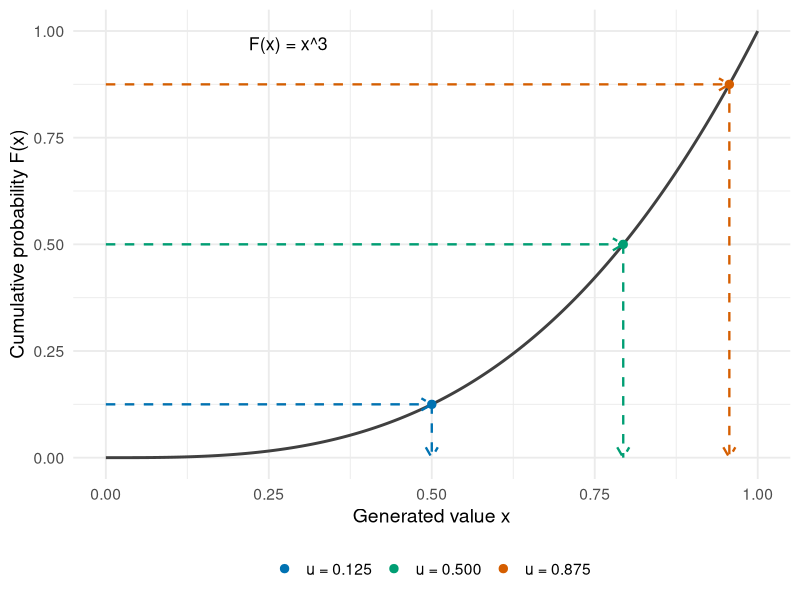
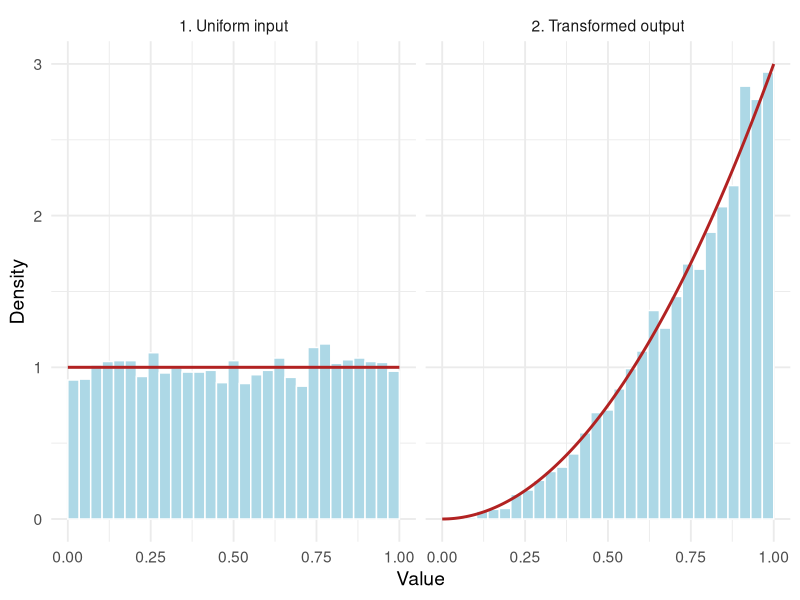
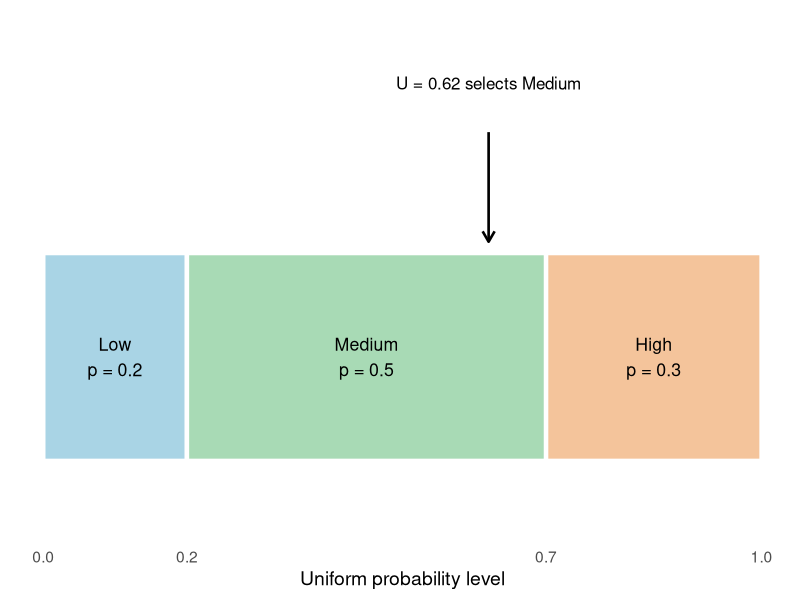
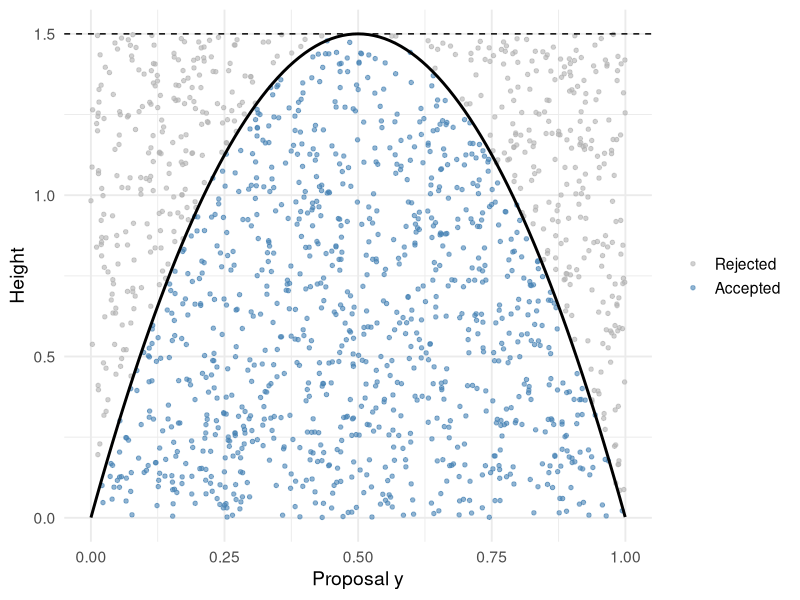
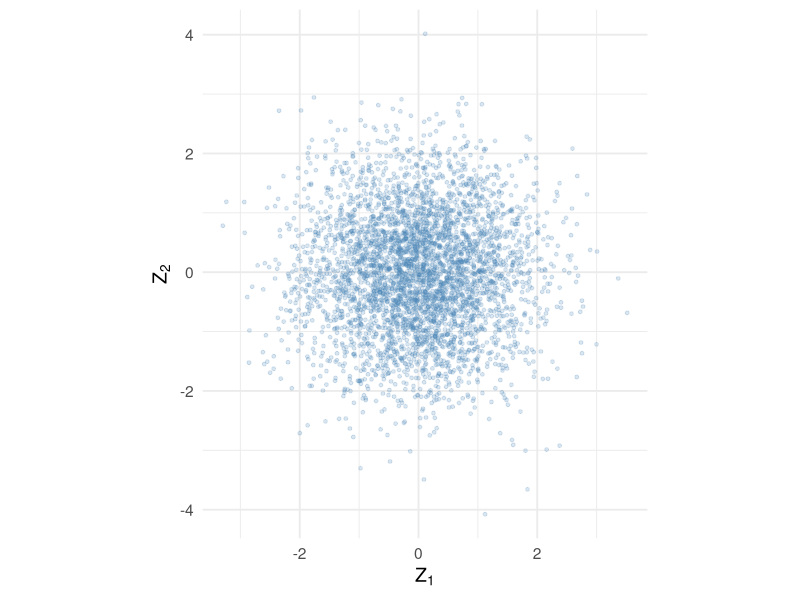
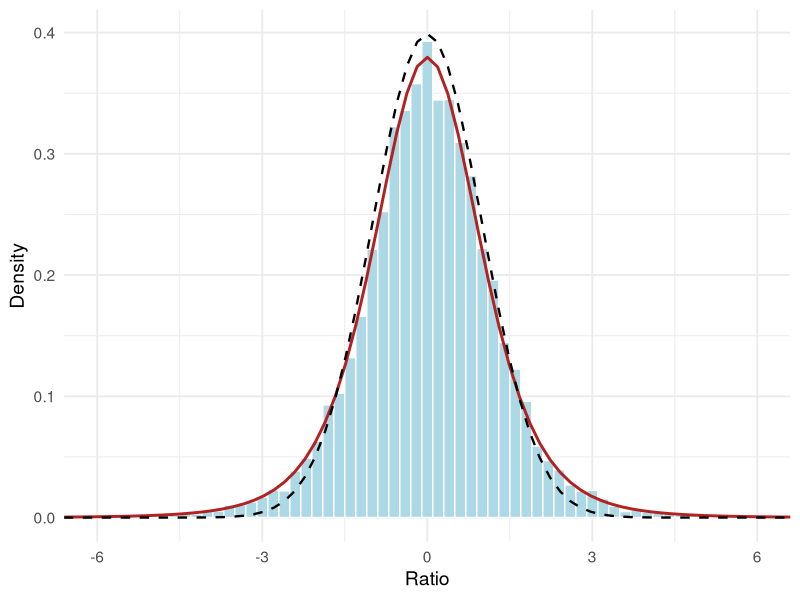
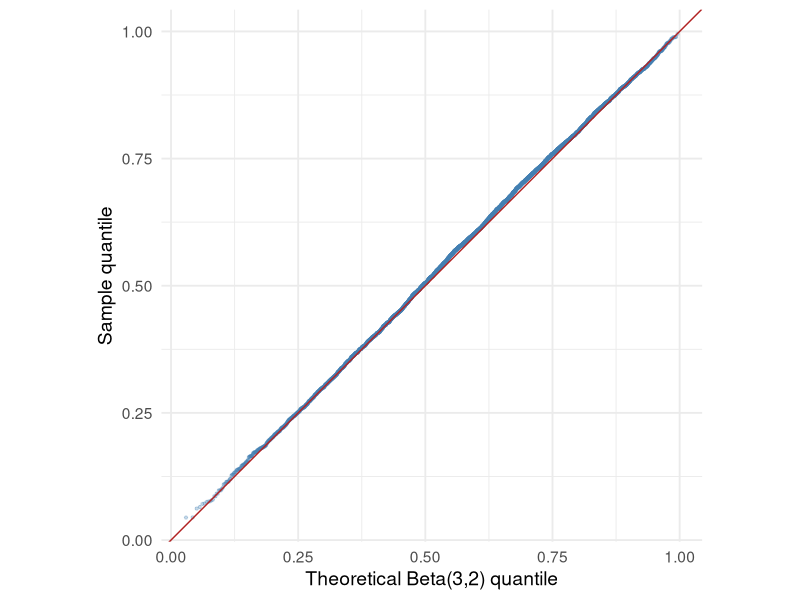
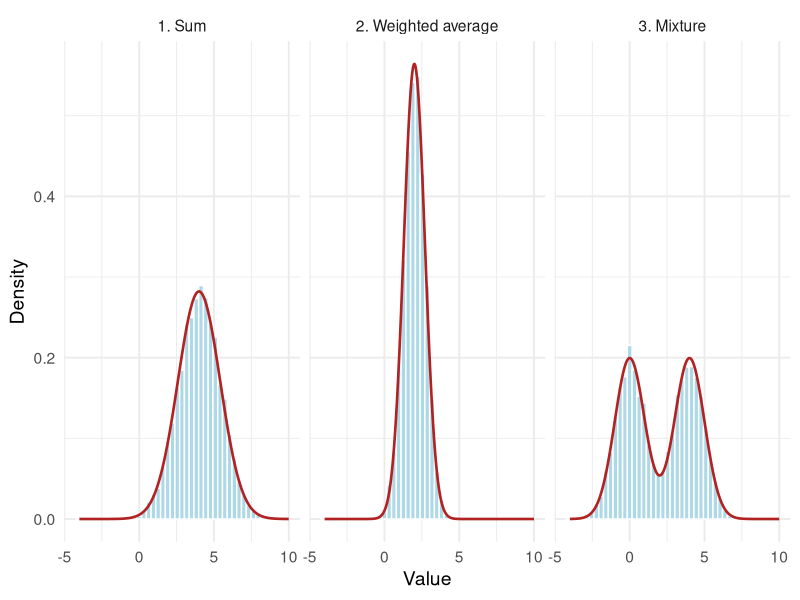

These charts were generated, in order, by the following R code:
## ---- chunk 1
#| label: rv-setup
#| include: false
#| cache: false
#| code-fold: true
library(ggplot2)
options(knitr.table.format = function() {
  if (knitr::is_latex_output()) "latex" else "html"
})
theme_set(theme_minimal(base_size = 14))
knitr::opts_chunk$set(
  cache.extra = getOption("knitr.table.format")(),
  fig.width = 8, fig.height = 4.8, fig.align = "center",
  dpi = 144, collapse = TRUE, comment = "#>"
)
## ---- chunk 2
#| label: rv-seed
#| code-fold: true
set.seed(8670)
u_first <- runif(5)

set.seed(8670)
u_repeated <- runif(5)

rbind(first = u_first, repeated = u_repeated)
identical(u_first, u_repeated)
## ---- chunk 3
#| label: rv-sampling
#| code-fold: true
set.seed(8670)
observed_waits <- c(2, 3, 3, 5, 7, 12)  # illustrative waiting times

sample(observed_waits, size = 6, replace = TRUE)
sample(observed_waits, size = 6, replace = FALSE)
## ---- chunk 4
#| label: rv-inverse-one-draw
#| code-fold: false
u <- 0.125              # a given probability level
x <- u^(1 / 3)          # convert it to an observation
c(x = x, F_x = x^3)
## ---- chunk 5
#| label: fig-rv-quantile-map
#| code-fold: true
#| echo: !expr knitr::is_html_output()
#| fig-cap: "The inverse CDF converts a probability level into an observation. Each horizontal arrow starts at u; the downward arrow lands at x = u^(1/3). The dashed guides are a construction, not additional random draws."
#| fig-alt: "Three colored paths move from probability levels 0.125, 0.5, and 0.875 across to the curve F(x)=x cubed and then down to the corresponding quantiles."
#| fig-width: 7
#| fig-height: 4.8
quantile_paths <- data.frame(
  u = c(0.125, 0.5, 0.875),
  level = factor(c("u = 0.125", "u = 0.500", "u = 0.875"))
)
quantile_paths$x <- quantile_paths$u^(1 / 3)
quantile_grid <- data.frame(x = seq(0, 1, length.out = 401))

ggplot(quantile_grid, aes(x, x^3)) +
  geom_line(color = "grey25", linewidth = 1) +
  geom_segment(
    data = quantile_paths, inherit.aes = FALSE,
    aes(x = 0, xend = x, y = u, yend = u, color = level),
    linewidth = 0.8, linetype = "dashed", show.legend = FALSE,
    arrow = grid::arrow(length = grid::unit(0.12, "inches"))
  ) +
  geom_segment(
    data = quantile_paths, inherit.aes = FALSE,
    aes(x = x, xend = x, y = u, yend = 0, color = level),
    linewidth = 0.8, linetype = "dashed", show.legend = FALSE,
    arrow = grid::arrow(length = grid::unit(0.12, "inches"))
  ) +
  geom_point(
    data = quantile_paths, inherit.aes = FALSE,
    aes(x, u, color = level), size = 2.5
  ) +
  annotate("text", x = 0.28, y = 0.97, label = "F(x) = x^3", size = 4.5) +
  scale_color_manual(values = c("#0072B2", "#009E73", "#D55E00")) +
  scale_x_continuous(breaks = seq(0, 1, 0.25)) +
  scale_y_continuous(breaks = seq(0, 1, 0.25)) +
  coord_cartesian(xlim = c(0, 1), ylim = c(0, 1)) +
  labs(x = "Generated value x", y = "Cumulative probability F(x)", color = NULL) +
  theme(legend.position = "bottom")
## ---- chunk 6
#| label: fig-rv-inverse
#| code-fold: true
#| echo: !expr knitr::is_html_output()
#| fig-cap: "Left: uniform probability levels. Right: mapping them through the quantile function produces values with the increasing target density."
#| fig-width: 9
set.seed(8670)
n <- 5000
u <- runif(n)
x_power <- u^(1 / 3)

plot_data <- rbind(
  data.frame(value = u, distribution = "1. Uniform input"),
  data.frame(value = x_power, distribution = "2. Transformed output")
)
grid <- seq(0, 1, length.out = 301)
curve_data <- rbind(
  data.frame(value = grid, density = 1,
             distribution = "1. Uniform input"),
  data.frame(value = grid, density = 3 * grid^2,
             distribution = "2. Transformed output")
)

ggplot(plot_data, aes(value)) +
  geom_histogram(aes(y = after_stat(density)), bins = 30,
                 boundary = 0, fill = "lightblue", color = "white") +
  geom_line(data = curve_data, aes(y = density),
            color = "firebrick", linewidth = 1) +
  facet_wrap(~ distribution) +
  labs(x = "Value", y = "Density")
## ---- chunk 7
#| label: rv-power-moments
#| code-fold: true
knitr::kable(booktabs = TRUE,
  data.frame(
    quantity = c("Mean", "Variance"),
    simulated = c(mean(x_power), var(x_power)),
    theoretical = c(3 / 4, 3 / 80)
  ),
  digits = 4
)
## ---- chunk 8
#| label: rv-exponential
#| code-fold: true
set.seed(8670)
lambda <- 0.7
u <- runif(10000)
waiting_time <- -log1p(-u) / lambda

c(
  simulated_mean = mean(waiting_time),
  theoretical_mean = 1 / lambda,
  simulated_prob_above_3 = mean(waiting_time > 3),
  theoretical_prob_above_3 = exp(-lambda * 3)
)
## ---- chunk 9
#| label: rv-numerical-inversion
#| code-fold: true
custom_cdf <- function(x) (x + x^3) / 2  # used only on [0, 1]

custom_quantile <- function(u) {
  vapply(u, function(ui) {
    uniroot(
      function(x) custom_cdf(x) - ui,
      interval = c(0, 1), tol = 1e-10
    )$root
  }, numeric(1))
}

set.seed(8670)
u <- runif(2000)
x_numeric <- custom_quantile(u)

c(
  largest_cdf_residual = max(abs(custom_cdf(x_numeric) - u)),
  simulated_mean = mean(x_numeric),
  theoretical_mean = 5 / 8
)
## ---- chunk 10
#| label: rv-truncation
#| code-fold: true
set.seed(8670)
a <- 1
b <- 2
u <- runif(5000)
truncated_normal <- qnorm(pnorm(a) + u * (pnorm(b) - pnorm(a)))

c(
  simulated_mean = mean(truncated_normal),
  theoretical_mean = (dnorm(a) - dnorm(b)) / (pnorm(b) - pnorm(a)),
  fraction_in_interval = mean(truncated_normal > a & truncated_normal < b)
)
## ---- chunk 11
#| label: fig-rv-probability-strip
#| code-fold: true
#| echo: !expr knitr::is_html_output()
#| fig-cap: "Discrete generation allocates the unit interval to outcomes. The middle category receives half of the interval, so it is selected with probability 0.5. Boundary points follow the generalized-inverse convention and have probability zero for an ideal continuous uniform."
#| fig-alt: "The interval from zero to one is divided into Low from zero to 0.2, Medium from 0.2 to 0.7, and High from 0.7 to one. An arrow at 0.62 points to Medium."
#| fig-width: 8
#| fig-height: 2.8
probability_strip <- data.frame(
  left = c(0, 0.2, 0.7), right = c(0.2, 0.7, 1),
  category = factor(c("Low", "Medium", "High"),
                    levels = c("Low", "Medium", "High")),
  label = c("Low\np = 0.2", "Medium\np = 0.5", "High\np = 0.3")
)
ggplot(probability_strip) +
  geom_rect(aes(xmin = left, xmax = right, ymin = 0.15, ymax = 0.7,
                fill = category), color = "white", linewidth = 1.5) +
  geom_text(aes(x = (left + right) / 2, y = 0.425, label = label),
            size = 4.5, lineheight = 1.2) +
  annotate("segment", x = 0.62, xend = 0.62, y = 1.02, yend = 0.73,
           linewidth = 0.9,
           arrow = grid::arrow(length = grid::unit(0.12, "inches"))) +
  annotate("text", x = 0.62, y = 1.15, label = "U = 0.62 selects Medium",
           size = 4.3) +
  scale_fill_manual(values = c("#A9D4E5", "#A8DAB5", "#F4C49B"),
                    guide = "none") +
  scale_x_continuous(breaks = c(0, 0.2, 0.7, 1), expand = expansion(mult = 0.04)) +
  coord_cartesian(xlim = c(0, 1), ylim = c(0, 1.28)) +
  labs(x = "Uniform probability level", y = NULL) +
  theme(axis.text.y = element_blank(), axis.ticks.y = element_blank(),
        panel.grid = element_blank())
## ---- chunk 12
#| label: rv-discrete
#| code-fold: true
set.seed(8670)
p <- 0.4
bernoulli <- as.integer(runif(10000) > 1 - p)

labels <- c("Low", "Medium", "High")
probabilities <- c(0.2, 0.5, 0.3)
cutoffs <- cumsum(probabilities)
u <- runif(10000)

# First cutoff that reaches u: this also handles u at a cutoff.
index <- vapply(u, function(ui) which(ui <= cutoffs)[1], integer(1))
category <- factor(labels[index], levels = labels)

mean(bernoulli)
prop.table(table(category))

# Built-in alternative for the same categorical distribution.
head(sample(labels, size = 10, replace = TRUE, prob = probabilities))
## ---- chunk 13
#| label: rv-geometric
#| code-fold: true
set.seed(8670)
p <- 0.25
u <- runif(10000)
failures <- ceiling(log1p(-u) / log1p(-p)) - 1

c(
  simulated_mean = mean(failures),
  theoretical_mean = (1 - p) / p,
  largest_difference_from_qgeom = max(abs(failures - qgeom(u, prob = p)))
)
## ---- chunk 14
#| label: rv-rejection-trace
#| echo: false
knitr::kable(booktabs = TRUE, data.frame(
  y = c(0.2, 0.5, 0.9), u = c(0.5, 0.9, 0.5),
  threshold = c(0.64, 1, 0.36),
  decision = c("Accept; save 0.2", "Accept; save 0.5", "Reject; draw a new pair")
), col.names = c("y", "u", "4y(1-y)", "Decision"), digits = 2)
## ---- chunk 15
#| label: rv-rejection-one-draw
#| code-fold: false
set.seed(8670)
y <- runif(1)                    # propose the value to keep
u <- runif(1)                    # independent decision draw
accept_prob <- 4 * y * (1 - y)   # f(y) / (M * g(y))
u <= accept_prob                 # if TRUE, save y, not u
## ---- chunk 16
#| label: fig-rv-rejection
#| code-fold: true
#| echo: !expr knitr::is_html_output()
#| fig-cap: "Uniform proposals form points under the envelope of height 1.5. Retaining only points below the target density produces Beta(2,2) draws along the horizontal axis."
set.seed(8670)
proposal <- runif(1500)
height <- 1.5 * runif(1500)
accepted <- height <= dbeta(proposal, 2, 2)
proposal_data <- data.frame(proposal, height, accepted)

ggplot(proposal_data, aes(proposal, height, color = accepted)) +
  geom_point(alpha = 0.6, size = 1.2) +
  stat_function(fun = function(x) dbeta(x, 2, 2),
                color = "black", linewidth = 1) +
  geom_hline(yintercept = 1.5, linetype = "dashed") +
  scale_color_manual(values = c("grey70", "steelblue"),
                     labels = c("Rejected", "Accepted")) +
  labs(x = "Proposal y", y = "Height", color = NULL)
## ---- chunk 17
#| label: rv-rejection-generator
#| code-summary: "Full generator and efficiency check"
#| code-fold: true
#| echo: !expr knitr::is_html_output()
rbeta22_rejection <- function(n, M = 1.5) {
  stopifnot(
    length(n) == 1L, is.finite(n), n >= 0, n == floor(n),
    length(M) == 1L, is.finite(M), M >= 1.5
  )
  draws <- numeric(n)
  n_accepted <- 0L
  proposals <- 0L

  while (n_accepted < n) {
    y <- runif(1)
    u <- runif(1)
    proposals <- proposals + 1L
    if (u <= dbeta(y, 2, 2) / M) {
      n_accepted <- n_accepted + 1L
      draws[n_accepted] <- y
    }
  }
  list(draws = draws, proposals = proposals)
}

set.seed(8670)
beta_tight <- rbeta22_rejection(2000, M = 1.5)
beta_loose <- rbeta22_rejection(2000, M = 6)

knitr::kable(booktabs = TRUE, data.frame(
  M = c(1.5, 6),
  proposals = c(beta_tight$proposals, beta_loose$proposals),
  expected_proposals = 2000 * c(1.5, 6),
  observed_acceptance = 2000 / c(beta_tight$proposals, beta_loose$proposals),
  theoretical_acceptance = 1 / c(1.5, 6)
), digits = 3, col.names = c(
  "M", "Proposals", "Expected proposals", "Observed rate", "Target rate"
))
## ---- chunk 18
#| label: fig-rv-box-muller
#| code-fold: true
#| echo: !expr knitr::is_html_output()
#| fig-cap: "Box-Muller creates a circular normal cloud from two independent uniforms. The two normal coordinates are independent even though their formulas share a radius and angle."
set.seed(8670)
n <- 4000
radius <- sqrt(-2 * log(runif(n)))
angle <- 2 * pi * runif(n)
z1 <- radius * cos(angle)
z2 <- radius * sin(angle)

ggplot(data.frame(z1, z2), aes(z1, z2)) +
  geom_point(alpha = 0.2, color = "steelblue", size = 1) +
  coord_equal() +
  labs(x = expression(Z[1]), y = expression(Z[2]))
## ---- chunk 19
#| label: fig-rv-student-t
#| code-fold: true
#| echo: !expr knitr::is_html_output()
#| fig-cap: "A random denominator creates heavier tails. The generated ratios agree with the t distribution with 5 degrees of freedom; the dashed normal density has lighter tails."
set.seed(8670)
n <- 10000
nu <- 5
normal_numerator <- rnorm(n)
chi_square <- rowSums(matrix(rnorm(n * nu), nrow = n)^2)
t_draws <- normal_numerator / sqrt(chi_square / nu)

ggplot(data.frame(value = t_draws), aes(value)) +
  geom_histogram(aes(y = after_stat(density)), binwidth = 0.2,
                 fill = "lightblue", color = "white") +
  stat_function(fun = function(x) dt(x, df = nu),
                color = "firebrick", linewidth = 1) +
  stat_function(fun = dnorm, linetype = "dashed", linewidth = 0.8) +
  coord_cartesian(xlim = c(-6, 6)) +
  labs(x = "Ratio", y = "Density")
## ---- chunk 20
#| label: fig-rv-beta-qq
#| code-fold: true
#| echo: !expr knitr::is_html_output()
#| fig-cap: "A quantile comparison checks the entire distribution of the gamma ratio against Beta(3,2), including its tails."
set.seed(8670)
n <- 5000
g1 <- rgamma(n, shape = 3, rate = 1)
g2 <- rgamma(n, shape = 2, rate = 1)
beta_ratio <- g1 / (g1 + g2)

qq_data <- data.frame(
  theoretical = qbeta(ppoints(n), shape1 = 3, shape2 = 2),
  observed = sort(beta_ratio)
)
ggplot(qq_data, aes(theoretical, observed)) +
  geom_point(alpha = 0.3, size = 0.8, color = "steelblue") +
  geom_abline(intercept = 0, slope = 1, color = "firebrick") +
  coord_equal() +
  labs(x = "Theoretical Beta(3,2) quantile", y = "Sample quantile")
## ---- chunk 21
#| label: fig-rv-mixture
#| code-fold: true
#| echo: !expr knitr::is_html_output()
#| fig-cap: "Adding two observations, averaging them, and selecting one population produce different distributions. The solid curves show their respective theoretical densities."
#| fig-width: 10
set.seed(8670)
n <- 10000
x1 <- rnorm(n, mean = 0, sd = 1)
x2 <- rnorm(n, mean = 4, sd = 1)
component <- sample.int(2, n, replace = TRUE, prob = c(0.5, 0.5))
x_mixture <- rnorm(n, mean = c(0, 4)[component], sd = 1)

mechanisms <- c("1. Sum", "2. Weighted average", "3. Mixture")
mixture_plot <- data.frame(
  value = c(x1 + x2, (x1 + x2) / 2, x_mixture),
  mechanism = rep(mechanisms, each = n)
)
grid <- seq(-4, 10, length.out = 500)
mixture_curves <- data.frame(
  value = rep(grid, 3),
  density = c(
    dnorm(grid, 4, sqrt(2)),
    dnorm(grid, 2, sqrt(0.5)),
    0.5 * dnorm(grid, 0, 1) + 0.5 * dnorm(grid, 4, 1)
  ),
  mechanism = rep(mechanisms, each = length(grid))
)
ggplot(mixture_plot, aes(value)) +
  geom_histogram(aes(y = after_stat(density)), bins = 45,
                 fill = "lightblue", color = "white") +
  geom_line(data = mixture_curves, aes(y = density),
            color = "firebrick", linewidth = 0.9) +
  facet_wrap(~ mechanism, nrow = 1) +
  labs(x = "Value", y = "Density")
## ---- chunk 22
#| label: rv-poisson-gamma
#| code-fold: true
set.seed(8670)
n <- 20000
a <- 2
b <- 0.5
latent_rate <- rgamma(n, shape = a, rate = b)
counts <- rpois(n, lambda = latent_rate)

knitr::kable(booktabs = TRUE, data.frame(
  quantity = c("Mean", "Variance"),
  simulated = c(mean(counts), var(counts)),
  theoretical = c(a / b, a / b + a / b^2)
), digits = 3)
## ---- chunk 23
#| label: rv-cholesky-core
#| code-fold: false
Sigma_small <- matrix(c(1, 0.6, 0.6, 1), nrow = 2)
R_small <- chol(Sigma_small)             # upper triangular factor
z_row <- matrix(c(1, -1), nrow = 1)      # one observation, two coordinates
z_row %*% R_small                       # one correlated observation
## ---- chunk 24
#| label: fig-rv-covariance-map
#| code-fold: true
#| echo: !expr knitr::is_html_output()
#| fig-cap: "A matrix factor introduces scale and dependence; adding the mean shifts location. The black curves are corresponding 95% normal probability contours. All three panels use the same underlying draws and the same axis scale."
#| fig-alt: "Three panels show the same colored normal points as a circular cloud, a correlated elliptical cloud, and the same ellipse shifted to mean two, one."
#| fig-width: 10
#| fig-height: 4.3
set.seed(8670)
geometry_z <- matrix(rnorm(1600), ncol = 2)
geometry_sigma <- matrix(c(1, 0.8, 0.8, 2), 2)
geometry_R <- chol(geometry_sigma)
geometry_correlated <- geometry_z %*% geometry_R
geometry_shifted <- sweep(geometry_correlated, 2, c(2, 1), FUN = "+")
stages <- c("1. Independent normals", "2. Apply the factor", "3. Add the mean")
geometry_data <- do.call(rbind, lapply(seq_along(stages), function(j) {
  values <- list(geometry_z, geometry_correlated, geometry_shifted)[[j]]
  data.frame(x = values[, 1], y = values[, 2],
             original_z1 = geometry_z[, 1], stage = stages[j])
}))
theta <- seq(0, 2 * pi, length.out = 301)
reference_circle <- sqrt(qchisq(0.95, df = 2)) * cbind(cos(theta), sin(theta))
reference_ellipse <- reference_circle %*% geometry_R
geometry_contours <- do.call(rbind, lapply(seq_along(stages), function(j) {
  values <- list(reference_circle, reference_ellipse,
                 sweep(reference_ellipse, 2, c(2, 1), FUN = "+"))[[j]]
  data.frame(x = values[, 1], y = values[, 2], stage = stages[j])
}))
geometry_centers <- data.frame(x = c(0, 0, 2), y = c(0, 0, 1), stage = stages)

ggplot(geometry_data, aes(x, y)) +
  geom_hline(yintercept = 0, color = "grey80", linewidth = 0.4) +
  geom_vline(xintercept = 0, color = "grey80", linewidth = 0.4) +
  geom_point(aes(color = original_z1), alpha = 0.35, size = 0.75) +
  geom_path(data = geometry_contours, linewidth = 0.7) +
  geom_point(data = geometry_centers, shape = 4, size = 3, stroke = 1.1) +
  scale_color_gradient2(low = "#0072B2", mid = "grey80", high = "#D55E00",
                        midpoint = 0, guide = "none") +
  facet_wrap(~ stage, nrow = 1) +
  coord_equal() +
  labs(x = "Coordinate 1", y = "Coordinate 2")
## ---- chunk 25
#| label: rv-mvn-generator
#| code-summary: "Full multivariate generator and checks"
#| code-fold: true
#| echo: !expr knitr::is_html_output()
rmvn_chol <- function(n, mu, Sigma) {
  d <- length(mu)
  stopifnot(
    length(n) == 1L, is.finite(n), n >= 0, n == floor(n),
    d > 0L, all(is.finite(mu)),
    is.matrix(Sigma), all(dim(Sigma) == c(d, d)),
    all(is.finite(Sigma)), isSymmetric(Sigma)
  )
  R <- chol(Sigma)  # requires positive definiteness here
  Z <- matrix(rnorm(n * d), nrow = n, ncol = d)
  sweep(Z %*% R, MARGIN = 2, STATS = mu, FUN = "+")
}

set.seed(8670)
mu <- c(1, 2)
Sigma <- matrix(c(1, 0.8, 0.8, 2), nrow = 2)
mvn_draws <- rmvn_chol(10000, mu, Sigma)

colMeans(mvn_draws)
cov(mvn_draws)
Sigma
## ---- chunk 26
#| label: fig-rv-dependence
#| code-fold: true
#| echo: !expr knitr::is_html_output()
#| fig-cap: "The marginal distributions are the same in both panels. Positive correlation puts more probability in the upper-right region where both measurements exceed 1."
#| fig-width: 9
set.seed(8670)
n <- 30000
independent_pair <- rmvn_chol(n, c(0, 0), diag(2))
correlated_pair <- rmvn_chol(
  n, c(0, 0), matrix(c(1, 0.8, 0.8, 1), 2)
)

joint_probability <- c(
  mean(independent_pair[, 1] > 1 & independent_pair[, 2] > 1),
  mean(correlated_pair[, 1] > 1 & correlated_pair[, 2] > 1)
)
joint_results <- data.frame(
  model = c("Independent", "Correlation 0.8"),
  probability = joint_probability,
  MCSE = sqrt(joint_probability * (1 - joint_probability) / n)
)

# Plot a subset for legibility; estimates use all n observations.
dependence_plot <- rbind(
  data.frame(x = independent_pair[1:2000, 1],
             y = independent_pair[1:2000, 2], model = "Independent"),
  data.frame(x = correlated_pair[1:2000, 1],
             y = correlated_pair[1:2000, 2], model = "Correlation 0.8")
)
ggplot(dependence_plot, aes(x, y)) +
  annotate("rect", xmin = 1, xmax = Inf, ymin = 1, ymax = Inf,
           fill = "gold", alpha = 0.15) +
  geom_point(alpha = 0.2, color = "steelblue", size = 0.8) +
  geom_vline(xintercept = 1, linetype = "dashed") +
  geom_hline(yintercept = 1, linetype = "dashed") +
  facet_wrap(~ model) +
  coord_equal() +
  labs(x = "Measurement 1", y = "Measurement 2")
## ---- chunk 27
#| label: rv-joint-probability
#| code-fold: true
knitr::kable(booktabs = TRUE, joint_results, digits = 4,
             col.names = c("Model", "Joint probability", "MCSE"))
(1 - pnorm(1))^2  # exact probability under independence
## ---- chunk 28
#| label: rv-wishart
#| code-fold: true
set.seed(8670)
Sigma_w <- matrix(c(1, 0.4, 0.4, 2), 2)
wishart_df <- 12
W <- crossprod(rmvn_chol(wishart_df, c(0, 0), Sigma_w))
W / wishart_df  # expectation equals Sigma_w, but one draw is noisy
## ---- chunk 29
#| label: fig-rv-mvn-mixture
#| code-fold: true
#| echo: !expr knitr::is_html_output()
#| fig-cap: "Each point is generated from one bivariate normal component. The label determines both its coordinates and its covariance structure."
set.seed(8670)
n <- 3000
component <- sample.int(2, n, replace = TRUE, prob = c(0.65, 0.35))
means <- list(c(0, 0), c(3, 2))
covariances <- list(
  matrix(c(1, 0.6, 0.6, 1), 2),
  matrix(c(0.6, -0.3, -0.3, 1), 2)
)
mixed_vectors <- matrix(NA_real_, nrow = n, ncol = 2)

for (j in seq_len(2)) {
  rows <- which(component == j)
  if (length(rows) > 0) {
    mixed_vectors[rows, ] <- rmvn_chol(
      length(rows), means[[j]], covariances[[j]]
    )
  }
}

ggplot(
  data.frame(x = mixed_vectors[, 1], y = mixed_vectors[, 2],
             component = factor(component)),
  aes(x, y, color = component)
) +
  geom_point(alpha = 0.25, size = 1) +
  coord_equal() +
  scale_color_manual(values = c("steelblue", "firebrick")) +
  labs(x = "Variable 1", y = "Variable 2", color = "Component")
## ---- chunk 30
#| label: rv-sphere-generator
#| code-fold: true
runif_sphere <- function(n, d) {
  stopifnot(
    length(n) == 1L, is.finite(n), n >= 0, n == floor(n),
    length(d) == 1L, is.finite(d), d >= 1, d == floor(d)
  )
  Z <- matrix(rnorm(n * d), nrow = n, ncol = d)
  lengths <- sqrt(rowSums(Z^2))
  sweep(Z, MARGIN = 1, STATS = lengths, FUN = "/")
}
## ---- chunk 31
#| label: fig-rv-ball
#| code-fold: true
#| echo: !expr knitr::is_html_output()
#| fig-cap: "In two dimensions, normalized normals lie on the circle. Multiplying by an independent square-root-uniform radius fills the disk uniformly in area."
#| fig-width: 9
set.seed(8670)
n <- 2500
directions <- runif_sphere(n, d = 2)
disk <- sweep(directions, 1, sqrt(runif(n)), FUN = "*")

sphere_plot <- rbind(
  data.frame(x = directions[, 1], y = directions[, 2],
             region = "Surface: unit circle"),
  data.frame(x = disk[, 1], y = disk[, 2],
             region = "Interior: unit disk")
)
ggplot(sphere_plot, aes(x, y)) +
  geom_point(alpha = 0.3, size = 0.7, color = "steelblue") +
  facet_wrap(~ region) +
  coord_equal() +
  labs(x = "Coordinate 1", y = "Coordinate 2")
## ---- chunk 32
#| label: fig-rv-validation
#| code-fold: true
#| echo: !expr knitr::is_html_output()
#| fig-cap: "The empirical CDF of accepted proposals tracks the Beta(2,2) CDF. Sampling variation creates small discrepancies even for a correct generator."
ggplot(data.frame(value = beta_tight$draws), aes(value)) +
  stat_ecdf(geom = "step", color = "steelblue", linewidth = 0.7) +
  stat_function(fun = function(x) pbeta(x, 2, 2),
                color = "firebrick", linewidth = 0.9, linetype = "dashed") +
  labs(x = "Accepted value", y = "Cumulative probability")
## ---- chunk 33
#| label: rv-mcse
#| code-fold: true
set.seed(8670)
B <- 10000
event <- rexp(B, rate = 0.7) > 3
p_hat <- mean(event)
mcse <- sqrt(p_hat * (1 - p_hat) / B)

knitr::kable(booktabs = TRUE, data.frame(
  estimate = p_hat,
  MCSE = mcse,
  exact = exp(-0.7 * 3),
  lower_MC_limit = p_hat - 1.96 * mcse,
  upper_MC_limit = p_hat + 1.96 * mcse
), digits = 4,
col.names = c("Estimate", "MCSE", "Exact", "Lower MC limit", "Upper MC limit"))
## ---- chunk 34
#| label: rv-power-study
#| code-fold: true
#| echo: !expr knitr::is_html_output()
set.seed(8670)
B <- 4000
sigma <- 1
design <- expand.grid(n = c(10, 20, 40, 80), delta = c(0, 0.5))
critical <- qnorm(0.975)

power_results <- do.call(rbind, lapply(seq_len(nrow(design)), function(i) {
  n <- design$n[i]
  delta <- design$delta[i]
  control <- matrix(rnorm(B * n, 0, sigma), nrow = B)
  treatment <- matrix(rnorm(B * n, delta, sigma), nrow = B)
  se <- sigma * sqrt(2 / n)
  statistic <- (rowMeans(treatment) - rowMeans(control)) / se
  estimated <- mean(abs(statistic) > critical)
  shift <- delta / se
  exact <- pnorm(-critical - shift) +
    pnorm(critical - shift, lower.tail = FALSE)

  data.frame(
    n = n, delta = delta, estimated = estimated, exact = exact,
    MCSE = sqrt(estimated * (1 - estimated) / B)
  )
}))
power_results$scenario <- ifelse(
  power_results$delta == 0, "Null: Type I error", "Effect 0.5: power"
)
knitr::kable(booktabs = TRUE, power_results[, c("n", "delta", "estimated", "exact", "MCSE")],
             digits = 4)
## ---- chunk 35
#| label: fig-rv-power
#| code-fold: true
#| echo: !expr knitr::is_html_output()
#| fig-cap: "Points are simulated rejection rates with approximate 95% Monte Carlo error bars. Lines are exact normal-model probabilities. Increasing the experiment's sample size increases power, while the Type I error remains near 0.05."
#| fig-width: 9
ggplot(power_results, aes(n, estimated)) +
  geom_line(aes(y = exact), color = "firebrick", linewidth = 0.9) +
  geom_errorbar(aes(
    ymin = pmax(0, estimated - 1.96 * MCSE),
    ymax = pmin(1, estimated + 1.96 * MCSE)
  ), width = 3, color = "steelblue") +
  geom_point(color = "steelblue", size = 2) +
  facet_wrap(~ scenario) +
  scale_x_continuous(breaks = c(10, 20, 40, 80)) +
  coord_cartesian(ylim = c(0, 1)) +
  labs(x = "Sample size per group", y = "Rejection probability")
## ---- chunk 36
#| label: rv-predictive
#| code-fold: true
#| echo: !expr knitr::is_html_output()
set.seed(8670)
B <- 20000
a_post <- 4
b_post <- 16
batch_size <- 50
p_mean <- a_post / (a_post + b_post)

p_draw <- rbeta(B, shape1 = a_post, shape2 = b_post)
predictive_defects <- rbinom(B, size = batch_size, prob = p_draw)
plugin_defects <- rbinom(B, size = batch_size, prob = p_mean)

k <- 0:batch_size
# Exact beta-binomial probabilities, computed on the log scale.
predictive_pmf <- exp(
  lchoose(batch_size, k) +
    lbeta(k + a_post, batch_size - k + b_post) -
    lbeta(a_post, b_post)
)
predictive_comparison <- data.frame(
  model = c("Posterior predictive", "Plug-in"),
  simulated_variance = c(var(predictive_defects), var(plugin_defects)),
  theoretical_variance = c(
    batch_size * p_mean * (1 - p_mean) *
      (a_post + b_post + batch_size) / (a_post + b_post + 1),
    batch_size * p_mean * (1 - p_mean)
  ),
  simulated_prob_at_least_15 = c(
    mean(predictive_defects >= 15), mean(plugin_defects >= 15)
  ),
  exact_prob_at_least_15 = c(
    sum(predictive_pmf[k >= 15]),
    pbinom(14, size = batch_size, prob = p_mean, lower.tail = FALSE)
  )
)
knitr::kable(booktabs = TRUE, predictive_comparison, digits = 3, col.names = c(
  "Model", "Sim. Var", "Exact Var", "Sim. tail", "Exact tail"
))
## ---- chunk 37
#| label: fig-rv-predictive
#| code-fold: true
#| echo: !expr knitr::is_html_output()
#| fig-cap: "The posterior predictive distribution spreads probability over a wider range of defect counts. The plug-in model ignores uncertainty about the process rate. Lines show exact probabilities and bars show simulated proportions."
#| fig-width: 9
predictive_plot <- rbind(
  data.frame(
    defects = k,
    proportion = tabulate(predictive_defects + 1, nbins = batch_size + 1) / B,
    exact = predictive_pmf,
    model = "Posterior predictive"
  ),
  data.frame(
    defects = k,
    proportion = tabulate(plugin_defects + 1, nbins = batch_size + 1) / B,
    exact = dbinom(k, size = batch_size, prob = p_mean),
    model = "Plug-in"
  )
)
ggplot(predictive_plot, aes(defects, proportion)) +
  geom_col(fill = "lightblue", width = 0.85) +
  geom_line(aes(y = exact), color = "firebrick", linewidth = 0.8) +
  geom_vline(xintercept = 14.5, linetype = "dashed") +
  facet_wrap(~ model) +
  coord_cartesian(xlim = c(0, 35)) +
  labs(x = "Defects in the next 50 items", y = "Probability")
## ---- chunk 38
#| label: rv-queue
#| code-fold: true
#| echo: !expr knitr::is_html_output()
simulate_queue <- function(arrival_rate, n_customers = 200) {
  interarrival <- rexp(n_customers, rate = arrival_rate)
  service <- rgamma(n_customers, shape = 2, rate = 1)
  wait <- numeric(n_customers)
  if (n_customers > 1) {
    for (i in 2:n_customers) {
      wait[i] <- max(0, wait[i - 1] + service[i - 1] - interarrival[i])
    }
  }
  wait
}

set.seed(8670)
B_days <- 800
rates <- c(0.35, 0.45)
queue_results <- do.call(rbind, lapply(rates, function(rate) {
  # Each replication is an independent run of 200 customers, starting empty.
  fraction_delayed <- replicate(
    B_days, mean(simulate_queue(rate) > 5)
  )
  data.frame(
    arrival_rate = rate,
    utilization = 2 * rate,
    fraction_waiting_over_5 = mean(fraction_delayed),
    MCSE = sd(fraction_delayed) / sqrt(B_days)
  )
}))
knitr::kable(booktabs = TRUE, queue_results, digits = 4, col.names = c(
  "Arrival rate", "Utilization", "Fraction waiting > 5", "MCSE"
))
## ---- chunk 39
#| label: fig-rv-queue
#| code-fold: true
#| echo: !expr knitr::is_html_output()
#| fig-cap: "Two illustrative paths show how delays carry over between customers. Estimates in the table average 800 independent runs per scenario; one path alone can be misleading."
#| fig-width: 9
set.seed(8670)
queue_paths <- do.call(rbind, lapply(rates, function(rate) {
  data.frame(
    customer = 1:200, wait = simulate_queue(rate),
    scenario = paste("Arrival rate =", rate)
  )
}))
ggplot(queue_paths, aes(customer, wait)) +
  geom_line(color = "steelblue", linewidth = 0.6) +
  geom_hline(yintercept = 5, linetype = "dashed", color = "firebrick") +
  facet_wrap(~ scenario) +
  labs(x = "Customer index", y = "Wait before service (minutes)")
